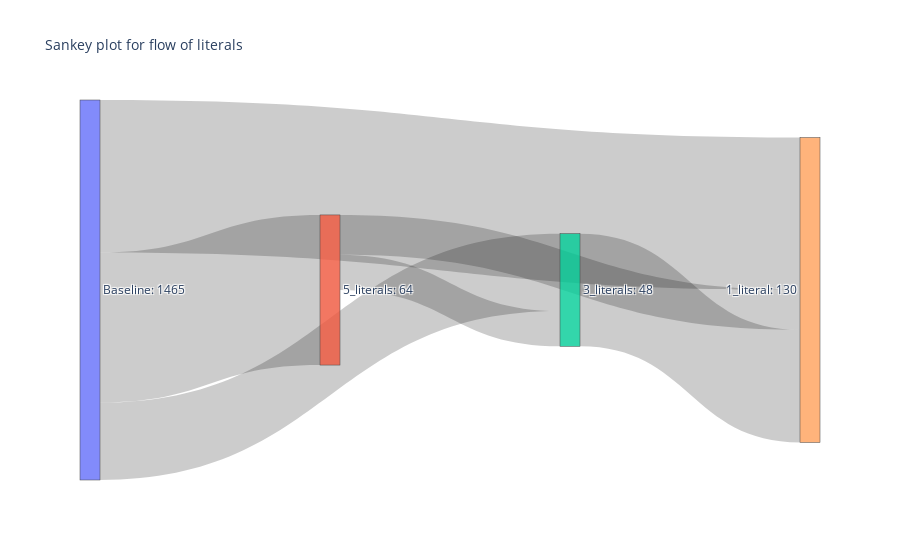

The code cell stored with this chart in its notebook:
### Code cell
import plotly.graph_objects as go
fig = go.Figure(data=[go.Sankey(
    node = dict(
        pad = 15,
        thickness = 20,
        label = [f'{x}: {final_df[x].sum()}' for x in final_df.columns]
    ),
    link=dict(
        source = sankey_ST['source'],
        target = sankey_ST['target'],
        value = sankey_ST['value']
    ),
)])


fig.update_layout(title_text='Sankey plot for flow of literals', font_size=10)
fig.update_traces(textfont_size=12)
fig.show()

### Figure 1 — Plotly figure (JSON) as saved in the notebook; plotly's stock layout.template omitted (floating-point values rounded to 4 significant figures)
{"data": [{"link": {"source": [0, 0, 2, 0, 1, 1], "target": [4, 1, 4, 2, 4, 2], "value": [65, 64, 48, 33, 17, 15]}, "node": {"label": ["Baseline: 1465", "5_literals: 64", "3_literals: 48", " 1_literal: 0", "1_literal: 130"], "pad": 15, "thickness": 20}, "textfont": {"size": 12}, "type": "sankey"}], "layout": {"font": {"size": 10}, "title": {"text": "Sankey plot for flow of literals"}}}
